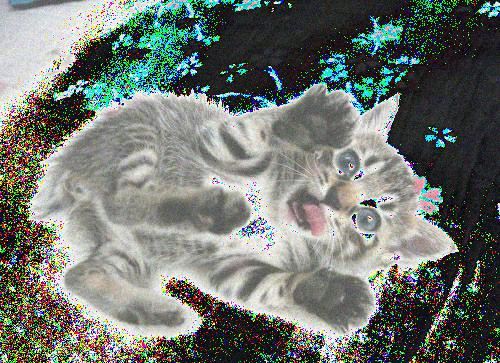
#> input picture images/noisy/KittenPlayingGames_577a283bdbe56663b8167d6e4ad1cee0.jpg, 500 x 363 px
$ python -i imageBank.py   (imports and definitions only)
#> lines starting #> are read from the running program, lines starting #| are printed output that depends on the picture
import PIL
import imagehash


class ImageBankItem(object):

    def __init__(self, image):
        self._raw = image
        self._pHash = self.pHashImage()
        self._avgHash = self.avgHashImage()
        self._dHash = self.dHashImage()

        self.name = self.getRootImageName()

    def __repr__(self):
        return self._pHash

    def __str__(self):
        return self.name

    def getName(self):
        return self.name

    def getPHash(self):
        return self._pHash

    def getAvgHash(self):
        return self._avgHash

    def getDHash(self):
        return self._dHash


    def getRootImageName(self):
        return '.'.join(self._raw.filename.split("/")[-1].split(".")[:-1])

    def pHashImage(self):
        return imagehash.phash( self._raw )

    def avgHashImage(self):
        return imagehash.average_hash( self._raw )

    def dHashImage(self):
        return imagehash.dhash( self._raw )


class ImageBank(object):


    def __init__(self, imageAddresses=[]):
        self._bank = [ ImageBankItem(self.loadImage(f)) for f in imageAddresses ]

    def getBank(self):
        return self._bank

    # [14 lines left out: functions loadImage, downloadImage, not called in this run]


    def getBank(self):
        return self._bank

    # [10 lines left out: functions addImageToBank, addImageListToBank, not called in this run]

>>> import cv2
>>> picture = cv2.imread('../images/noisy/KittenPlayingGames_577a283bdbe56663b8167d6e4ad1cee0.jpg', cv2.IMREAD_GRAYSCALE)
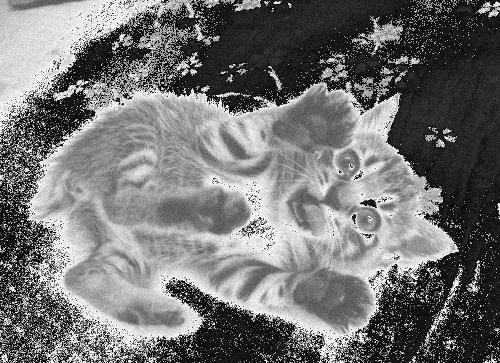
#> picture: shape (363, 500); min 0, max 255, mean 116
#> (the run stopped early here; a loop or call above may not have finished)

$ run again, on images/noisy/aaaat_34aa1934d34beacec4f265cb82d6a16d.jpg
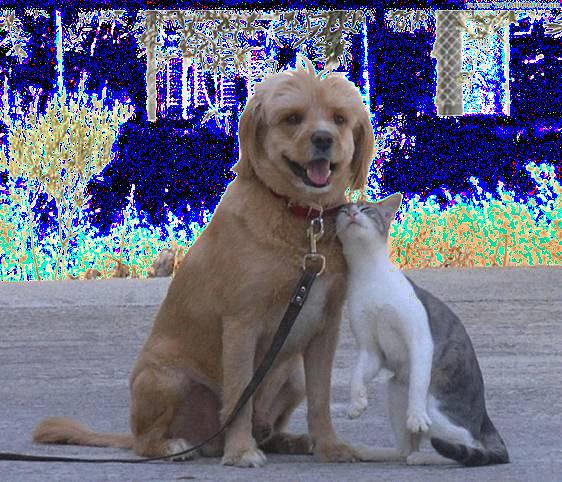
#> input picture images/noisy/aaaat_34aa1934d34beacec4f265cb82d6a16d.jpg, 562 x 482 px
#> `picture = cv2.imread('../images/noisy/KittenPlayingGames_577a283bdbe56..`:
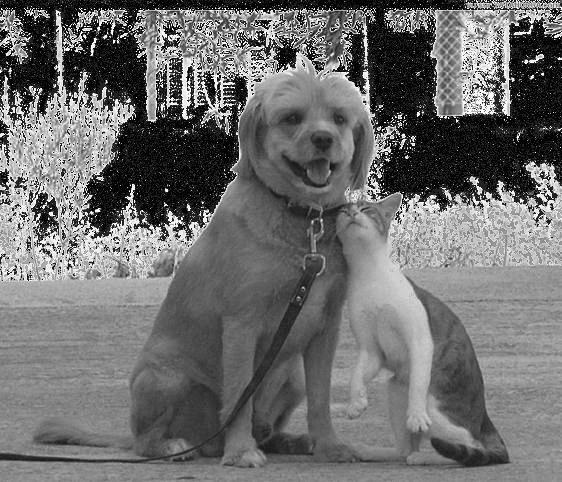
#> picture: shape (482, 562); min 0, max 255, mean 109.4

$ run again, on images/noisy/cat791_4f9dc418e0630806cf670a66465a3a85.jpg
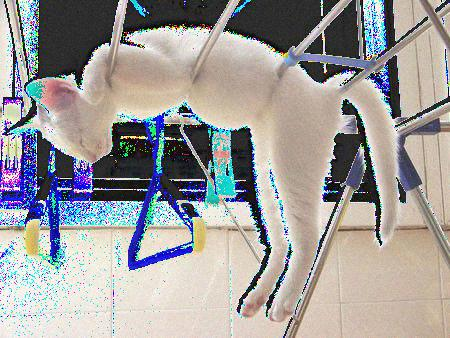
#> input picture images/noisy/cat791_4f9dc418e0630806cf670a66465a3a85.jpg, 450 x 338 px
#> `picture = cv2.imread('../images/noisy/KittenPlayingGames_577a283bdbe56..`:
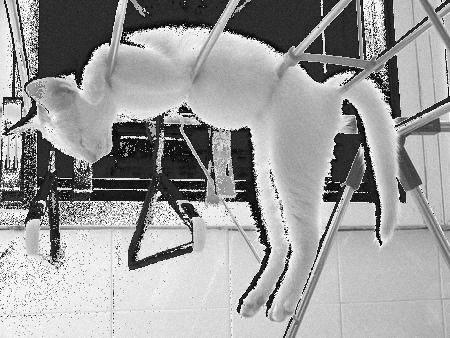
#> picture: shape (338, 450); min 0, max 255, mean 156.6
